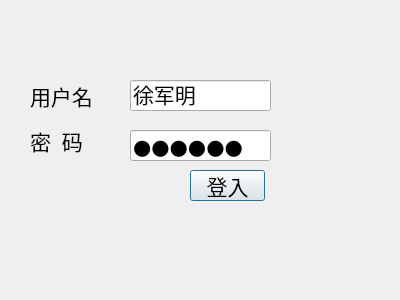
<?xml version="1.0" encoding="UTF-8"?>
<ui version="4.0">
 <class>login</class>
 <widget class="QDialog" name="login">
  <property name="geometry">
   <rect>
    <x>0</x>
    <y>0</y>
    <width>400</width>
    <height>300</height>
   </rect>
  </property>
  <property name="windowTitle">
   <string>办公系统登入</string>
  </property>
  <widget class="QLabel" name="label">
   <property name="geometry">
    <rect>
     <x>30</x>
     <y>80</y>
     <width>81</width>
     <height>31</height>
    </rect>
   </property>
   <property name="font">
    <font>
     <family>Andalus</family>
     <pointsize>16</pointsize>
     <weight>50</weight>
     <bold>false</bold>
    </font>
   </property>
   <property name="text">
    <string>用户名</string>
   </property>
  </widget>
  <widget class="QLabel" name="label_2">
   <property name="geometry">
    <rect>
     <x>30</x>
     <y>120</y>
     <width>71</width>
     <height>41</height>
    </rect>
   </property>
   <property name="font">
    <font>
     <family>Andalus</family>
     <pointsize>16</pointsize>
     <weight>50</weight>
     <bold>false</bold>
    </font>
   </property>
   <property name="text">
    <string>密  码</string>
   </property>
  </widget>
  <widget class="QLineEdit" name="UserName">
   <property name="geometry">
    <rect>
     <x>130</x>
     <y>80</y>
     <width>141</width>
     <height>31</height>
    </rect>
   </property>
   <property name="font">
    <font>
     <family>Andalus</family>
     <pointsize>16</pointsize>
    </font>
   </property>
   <property name="text">
    <string>徐军明</string>
   </property>
  </widget>
  <widget class="QLineEdit" name="Password">
   <property name="geometry">
    <rect>
     <x>130</x>
     <y>130</y>
     <width>141</width>
     <height>31</height>
    </rect>
   </property>
   <property name="font">
    <font>
     <family>Andalus</family>
     <pointsize>16</pointsize>
    </font>
   </property>
   <property name="text">
    <string>123456</string>
   </property>
   <property name="echoMode">
    <enum>QLineEdit::Password</enum>
   </property>
  </widget>
  <widget class="QPushButton" name="pushButton">
   <property name="geometry">
    <rect>
     <x>190</x>
     <y>170</y>
     <width>75</width>
     <height>31</height>
    </rect>
   </property>
   <property name="font">
    <font>
     <family>Andalus</family>
     <pointsize>16</pointsize>
    </font>
   </property>
   <property name="text">
    <string>登入</string>
   </property>
  </widget>
 </widget>
 <resources/>
 <connections>
  <connection>
   <sender>pushButton</sender>
   <signal>clicked()</signal>
   <receiver>login</receiver>
   <slot>LoginOperate()</slot>
   <hints>
    <hint type="sourcelabel">
     <x>229</x>
     <y>190</y>
    </hint>
    <hint type="destinationlabel">
     <x>243</x>
     <y>243</y>
    </hint>
   </hints>
  </connection>
 </connections>
 <slots>
  <slot>LoginOperate()</slot>
 </slots>
</ui>
